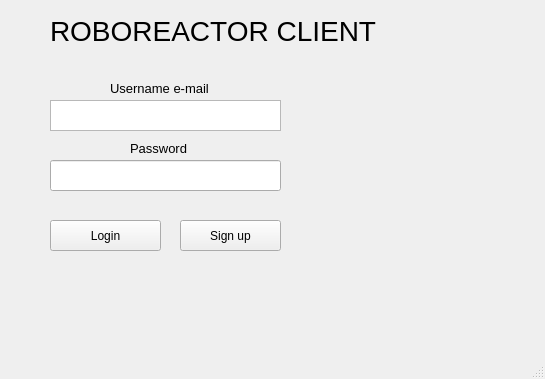
<?xml version="1.0" encoding="UTF-8"?>
<ui version="4.0">
 <class>mainWindow</class>
 <widget class="QMainWindow" name="mainWindow">
  <property name="geometry">
   <rect>
    <x>0</x>
    <y>0</y>
    <width>545</width>
    <height>379</height>
   </rect>
  </property>
  <property name="windowTitle">
   <string>MainWindow</string>
  </property>
  <widget class="QWidget" name="centralwidget">
   <widget class="QLabel" name="label">
    <property name="geometry">
     <rect>
      <x>110</x>
      <y>80</y>
      <width>141</width>
      <height>17</height>
     </rect>
    </property>
    <property name="minimumSize">
     <size>
      <width>121</width>
      <height>17</height>
     </size>
    </property>
    <property name="font">
     <font>
      <pointsize>10</pointsize>
     </font>
    </property>
    <property name="text">
     <string>Username e-mail</string>
    </property>
   </widget>
   <widget class="QLabel" name="label_2">
    <property name="geometry">
     <rect>
      <x>130</x>
      <y>140</y>
      <width>111</width>
      <height>17</height>
     </rect>
    </property>
    <property name="font">
     <font>
      <pointsize>10</pointsize>
     </font>
    </property>
    <property name="text">
     <string>Password</string>
    </property>
   </widget>
   <widget class="QPushButton" name="pushButton">
    <property name="geometry">
     <rect>
      <x>50</x>
      <y>220</y>
      <width>111</width>
      <height>31</height>
     </rect>
    </property>
    <property name="text">
     <string>Login</string>
    </property>
   </widget>
   <widget class="QTextEdit" name="textEdit">
    <property name="geometry">
     <rect>
      <x>50</x>
      <y>100</y>
      <width>231</width>
      <height>31</height>
     </rect>
    </property>
   </widget>
   <widget class="QLabel" name="label_3">
    <property name="geometry">
     <rect>
      <x>50</x>
      <y>0</y>
      <width>471</width>
      <height>61</height>
     </rect>
    </property>
    <property name="font">
     <font>
      <pointsize>21</pointsize>
     </font>
    </property>
    <property name="text">
     <string>ROBOREACTOR CLIENT</string>
    </property>
   </widget>
   <widget class="QLineEdit" name="lineEdit">
    <property name="geometry">
     <rect>
      <x>50</x>
      <y>160</y>
      <width>231</width>
      <height>31</height>
     </rect>
    </property>
   </widget>
   <widget class="QPushButton" name="pushButton_2">
    <property name="geometry">
     <rect>
      <x>180</x>
      <y>220</y>
      <width>101</width>
      <height>31</height>
     </rect>
    </property>
    <property name="text">
     <string>Sign up</string>
    </property>
   </widget>
   <widget class="QLabel" name="label_4">
    <property name="geometry">
     <rect>
      <x>50</x>
      <y>250</y>
      <width>511</width>
      <height>41</height>
     </rect>
    </property>
    <property name="font">
     <font>
      <pointsize>10</pointsize>
     </font>
    </property>
    <property name="text">
     <string/>
    </property>
   </widget>
  </widget>
  <widget class="QMenuBar" name="menubar">
   <property name="geometry">
    <rect>
     <x>0</x>
     <y>0</y>
     <width>545</width>
     <height>26</height>
    </rect>
   </property>
  </widget>
  <widget class="QStatusBar" name="statusbar"/>
 </widget>
 <resources/>
 <connections/>
</ui>
